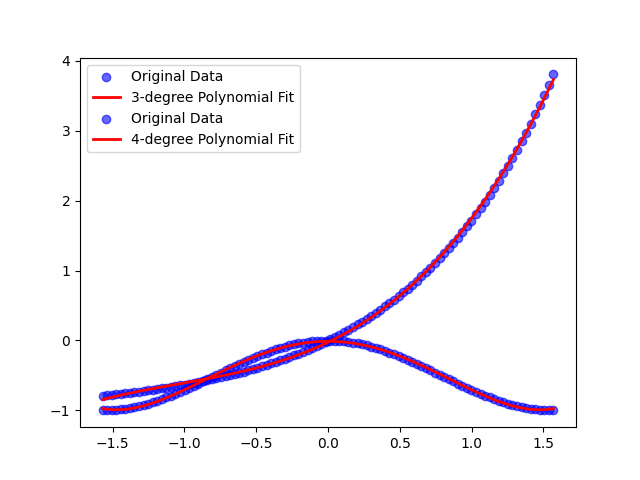

This chart was generated by the following Python code:
import numpy as np
import matplotlib.pyplot as plt

def fit(y_data, degree=3):
    # 使用 polyfit 拟合数据
    
    coefficients = np.polyfit(x_data, y_data, degree)  # 使用最小二乘法拟合多项式

    # 生成拟合的多项式函数
    poly_func = np.poly1d(coefficients)

    # 预测新值
    y_fit = poly_func(x_data)

    # 绘制原始数据和拟合结果
    plt.scatter(x_data, y_data, label='Original Data', color='blue', alpha=0.6)
    plt.plot(x_data, y_fit, label=f'{degree}-degree Polynomial Fit', color='red', linewidth=2)
    plt.legend()
    plt.savefig('fit_NF1.png')

    # 输出拟合的多项式系数
    print("Fitted Polynomial Coefficients:")
    print(coefficients)

    print("\nFitted Polynomial:")
    print(poly_func)

    print("\nerror is: {}".format(np.max(abs(y_data - y_fit))))

# f1 的拟合 
x_data = np.linspace(-1.57, 1.57, 100)  # x 轴的 100 个数据点
y_data = np.exp(x_data) - 1
fit(y_data)

# f2 的拟合 
x_data = np.linspace(-1.57, 1.57, 100)  # x 轴的 100 个数据点
y_data = -(np.sin(x_data)) ** 2  # 非多项式函数加上噪声
fit(y_data, degree=4)

'''
Fitted Polynomial Coefficients:
[ 0.19130961  0.59629368  0.98648035 -0.02475941]

Fitted Polynomial:
        3          2
0.1913 x + 0.5963 x + 0.9865 x - 0.02476

error is: 0.07248146238312758
Fitted Polynomial Coefficients:
[ 9.77688475e-16 -4.54558068e-01 -1.84319678e-15 -1.23723894e-01]

Fitted Polynomial:
           3          2
9.777e-16 x - 0.4546 x - 1.843e-15 x - 0.1237

error is: 0.24416471067351453
'''

'''
Fitted Polynomial Coefficients:
[ 0.19130961  0.59629368  0.98648035 -0.02475941]

Fitted Polynomial:
        3          2
0.1913 x + 0.5963 x + 0.9865 x - 0.02476

error is: 0.07248146238312758
Fitted Polynomial Coefficients:
[ 2.07437811e-01 -1.17879390e-16 -9.01531606e-01  5.37437468e-17
 -1.13761155e-02]

Fitted Polynomial:
        4             3          2
0.2074 x - 1.179e-16 x - 0.9015 x + 5.374e-17 x - 0.01138

error is: 0.02677454477719443
'''